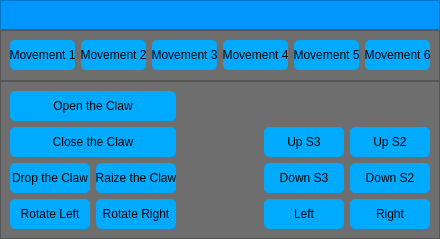
<?xml version="1.0" encoding="UTF-8"?>
<ui version="4.0">
 <class>MainWindow</class>
 <widget class="QMainWindow" name="MainWindow">
  <property name="geometry">
   <rect>
    <x>0</x>
    <y>0</y>
    <width>440</width>
    <height>239</height>
   </rect>
  </property>
  <property name="windowTitle">
   <string>Robotic Arm</string>
  </property>
  <widget class="QWidget" name="centralwidget">
   <layout class="QVBoxLayout" name="verticalLayout">
    <property name="spacing">
     <number>0</number>
    </property>
    <property name="leftMargin">
     <number>0</number>
    </property>
    <property name="topMargin">
     <number>0</number>
    </property>
    <property name="rightMargin">
     <number>0</number>
    </property>
    <property name="bottomMargin">
     <number>0</number>
    </property>
    <item>
     <widget class="QFrame" name="BlueBar">
      <property name="maximumSize">
       <size>
        <width>16777215</width>
        <height>30</height>
       </size>
      </property>
      <property name="styleSheet">
       <string notr="true">background-color: rgb(0, 150, 255);</string>
      </property>
      <property name="frameShape">
       <enum>QFrame::StyledPanel</enum>
      </property>
      <property name="frameShadow">
       <enum>QFrame::Raised</enum>
      </property>
     </widget>
    </item>
    <item>
     <widget class="QFrame" name="Movements">
      <property name="styleSheet">
       <string notr="true">background-color: rgb(110, 110, 110);</string>
      </property>
      <property name="frameShape">
       <enum>QFrame::StyledPanel</enum>
      </property>
      <property name="frameShadow">
       <enum>QFrame::Raised</enum>
      </property>
      <layout class="QGridLayout" name="gridLayout">
       <item row="0" column="0">
        <widget class="QPushButton" name="Movement1">
         <property name="minimumSize">
          <size>
           <width>65</width>
           <height>30</height>
          </size>
         </property>
         <property name="maximumSize">
          <size>
           <width>80</width>
           <height>30</height>
          </size>
         </property>
         <property name="cursor">
          <cursorShape>PointingHandCursor</cursorShape>
         </property>
         <property name="styleSheet">
          <string notr="true">QPushButton {
	background-color: rgb(0, 170, 255);
	border-radius: 5px;
}

QPushButton:hover {
	background-color: rgb(20, 190, 255);
}

QPushButton:pressed {
	background-color: rgb(0, 150, 235);
}</string>
         </property>
         <property name="text">
          <string>Movement 1</string>
         </property>
        </widget>
       </item>
       <item row="0" column="1">
        <widget class="QPushButton" name="Movement2">
         <property name="minimumSize">
          <size>
           <width>65</width>
           <height>30</height>
          </size>
         </property>
         <property name="maximumSize">
          <size>
           <width>80</width>
           <height>30</height>
          </size>
         </property>
         <property name="cursor">
          <cursorShape>PointingHandCursor</cursorShape>
         </property>
         <property name="styleSheet">
          <string notr="true">QPushButton {
	background-color: rgb(0, 170, 255);
	border-radius: 5px;
}

QPushButton:hover {
	background-color: rgb(20, 190, 255);
}

QPushButton:pressed {
	background-color: rgb(0, 150, 235);
}</string>
         </property>
         <property name="text">
          <string>Movement 2</string>
         </property>
        </widget>
       </item>
       <item row="0" column="2">
        <widget class="QPushButton" name="Movement3">
         <property name="minimumSize">
          <size>
           <width>65</width>
           <height>30</height>
          </size>
         </property>
         <property name="maximumSize">
          <size>
           <width>80</width>
           <height>30</height>
          </size>
         </property>
         <property name="cursor">
          <cursorShape>PointingHandCursor</cursorShape>
         </property>
         <property name="styleSheet">
          <string notr="true">QPushButton {
	background-color: rgb(0, 170, 255);
	border-radius: 5px;
}

QPushButton:hover {
	background-color: rgb(20, 190, 255);
}

QPushButton:pressed {
	background-color: rgb(0, 150, 235);
}</string>
         </property>
         <property name="text">
          <string>Movement 3</string>
         </property>
        </widget>
       </item>
       <item row="0" column="3">
        <widget class="QPushButton" name="Movement4">
         <property name="minimumSize">
          <size>
           <width>65</width>
           <height>30</height>
          </size>
         </property>
         <property name="maximumSize">
          <size>
           <width>80</width>
           <height>30</height>
          </size>
         </property>
         <property name="cursor">
          <cursorShape>PointingHandCursor</cursorShape>
         </property>
         <property name="styleSheet">
          <string notr="true">QPushButton {
	background-color: rgb(0, 170, 255);
	border-radius: 5px;
}

QPushButton:hover {
	background-color: rgb(20, 190, 255);
}

QPushButton:pressed {
	background-color: rgb(0, 150, 235);
}</string>
         </property>
         <property name="text">
          <string>Movement 4</string>
         </property>
        </widget>
       </item>
       <item row="0" column="4">
        <widget class="QPushButton" name="Movement5">
         <property name="minimumSize">
          <size>
           <width>65</width>
           <height>30</height>
          </size>
         </property>
         <property name="maximumSize">
          <size>
           <width>80</width>
           <height>30</height>
          </size>
         </property>
         <property name="cursor">
          <cursorShape>PointingHandCursor</cursorShape>
         </property>
         <property name="styleSheet">
          <string notr="true">QPushButton {
	background-color: rgb(0, 170, 255);
	border-radius: 5px;
}

QPushButton:hover {
	background-color: rgb(20, 190, 255);
}

QPushButton:pressed {
	background-color: rgb(0, 150, 235);
}</string>
         </property>
         <property name="text">
          <string>Movement 5</string>
         </property>
        </widget>
       </item>
       <item row="0" column="5">
        <widget class="QPushButton" name="Movement6">
         <property name="minimumSize">
          <size>
           <width>65</width>
           <height>30</height>
          </size>
         </property>
         <property name="maximumSize">
          <size>
           <width>80</width>
           <height>30</height>
          </size>
         </property>
         <property name="cursor">
          <cursorShape>PointingHandCursor</cursorShape>
         </property>
         <property name="styleSheet">
          <string notr="true">QPushButton {
	background-color: rgb(0, 170, 255);
	border-radius: 5px;
}

QPushButton:hover {
	background-color: rgb(20, 190, 255);
}

QPushButton:pressed {
	background-color: rgb(0, 150, 235);
}</string>
         </property>
         <property name="text">
          <string>Movement 6</string>
         </property>
        </widget>
       </item>
      </layout>
     </widget>
    </item>
    <item>
     <widget class="QFrame" name="Controls">
      <property name="styleSheet">
       <string notr="true">background-color: rgb(110, 110, 110);</string>
      </property>
      <property name="frameShape">
       <enum>QFrame::StyledPanel</enum>
      </property>
      <property name="frameShadow">
       <enum>QFrame::Raised</enum>
      </property>
      <layout class="QGridLayout" name="gridLayout_2">
       <item row="0" column="0" colspan="3">
        <widget class="QPushButton" name="OpenTheClaw">
         <property name="minimumSize">
          <size>
           <width>0</width>
           <height>30</height>
          </size>
         </property>
         <property name="maximumSize">
          <size>
           <width>166</width>
           <height>30</height>
          </size>
         </property>
         <property name="cursor">
          <cursorShape>PointingHandCursor</cursorShape>
         </property>
         <property name="styleSheet">
          <string notr="true">QPushButton {
	background-color: rgb(0, 170, 255);
	border-radius: 5px;
}

QPushButton:hover {
	background-color: rgb(20, 190, 255);
}

QPushButton:pressed {
	background-color: rgb(0, 150, 235);
}</string>
         </property>
         <property name="text">
          <string>Open the Claw</string>
         </property>
        </widget>
       </item>
       <item row="1" column="0" colspan="3">
        <widget class="QPushButton" name="CloseTheClaw">
         <property name="minimumSize">
          <size>
           <width>0</width>
           <height>30</height>
          </size>
         </property>
         <property name="maximumSize">
          <size>
           <width>166</width>
           <height>30</height>
          </size>
         </property>
         <property name="cursor">
          <cursorShape>PointingHandCursor</cursorShape>
         </property>
         <property name="styleSheet">
          <string notr="true">QPushButton {
	background-color: rgb(0, 170, 255);
	border-radius: 5px;
}

QPushButton:hover {
	background-color: rgb(20, 190, 255);
}

QPushButton:pressed {
	background-color: rgb(0, 150, 235);
}</string>
         </property>
         <property name="text">
          <string>Close the Claw</string>
         </property>
        </widget>
       </item>
       <item row="2" column="1" colspan="2">
        <widget class="QPushButton" name="RaizeTheClaw">
         <property name="minimumSize">
          <size>
           <width>0</width>
           <height>30</height>
          </size>
         </property>
         <property name="maximumSize">
          <size>
           <width>80</width>
           <height>30</height>
          </size>
         </property>
         <property name="cursor">
          <cursorShape>PointingHandCursor</cursorShape>
         </property>
         <property name="styleSheet">
          <string notr="true">QPushButton {
	background-color: rgb(0, 170, 255);
	border-radius: 5px;
}

QPushButton:hover {
	background-color: rgb(20, 190, 255);
}

QPushButton:pressed {
	background-color: rgb(0, 150, 235);
}</string>
         </property>
         <property name="text">
          <string>Raize the Claw</string>
         </property>
        </widget>
       </item>
       <item row="1" column="3">
        <widget class="QPushButton" name="UpS3">
         <property name="minimumSize">
          <size>
           <width>80</width>
           <height>30</height>
          </size>
         </property>
         <property name="maximumSize">
          <size>
           <width>80</width>
           <height>30</height>
          </size>
         </property>
         <property name="cursor">
          <cursorShape>PointingHandCursor</cursorShape>
         </property>
         <property name="styleSheet">
          <string notr="true">QPushButton {
	background-color: rgb(0, 170, 255);
	border-radius: 5px;
}

QPushButton:hover {
	background-color: rgb(20, 190, 255);
}

QPushButton:pressed {
	background-color: rgb(0, 150, 235);
}</string>
         </property>
         <property name="text">
          <string>Up S3</string>
         </property>
        </widget>
       </item>
       <item row="2" column="4">
        <widget class="QPushButton" name="DownS2">
         <property name="minimumSize">
          <size>
           <width>80</width>
           <height>30</height>
          </size>
         </property>
         <property name="maximumSize">
          <size>
           <width>80</width>
           <height>30</height>
          </size>
         </property>
         <property name="cursor">
          <cursorShape>PointingHandCursor</cursorShape>
         </property>
         <property name="styleSheet">
          <string notr="true">QPushButton {
	background-color: rgb(0, 170, 255);
	border-radius: 5px;
}

QPushButton:hover {
	background-color: rgb(20, 190, 255);
}

QPushButton:pressed {
	background-color: rgb(0, 150, 235);
}</string>
         </property>
         <property name="text">
          <string>Down S2</string>
         </property>
        </widget>
       </item>
       <item row="1" column="4">
        <widget class="QPushButton" name="UpS2">
         <property name="minimumSize">
          <size>
           <width>80</width>
           <height>30</height>
          </size>
         </property>
         <property name="maximumSize">
          <size>
           <width>80</width>
           <height>30</height>
          </size>
         </property>
         <property name="cursor">
          <cursorShape>PointingHandCursor</cursorShape>
         </property>
         <property name="styleSheet">
          <string notr="true">QPushButton {
	background-color: rgb(0, 170, 255);
	border-radius: 5px;
}

QPushButton:hover {
	background-color: rgb(20, 190, 255);
}

QPushButton:pressed {
	background-color: rgb(0, 150, 235);
}</string>
         </property>
         <property name="text">
          <string>Up S2</string>
         </property>
        </widget>
       </item>
       <item row="2" column="3">
        <widget class="QPushButton" name="DownS3">
         <property name="minimumSize">
          <size>
           <width>80</width>
           <height>30</height>
          </size>
         </property>
         <property name="maximumSize">
          <size>
           <width>80</width>
           <height>30</height>
          </size>
         </property>
         <property name="cursor">
          <cursorShape>PointingHandCursor</cursorShape>
         </property>
         <property name="styleSheet">
          <string notr="true">QPushButton {
	background-color: rgb(0, 170, 255);
	border-radius: 5px;
}

QPushButton:hover {
	background-color: rgb(20, 190, 255);
}

QPushButton:pressed {
	background-color: rgb(0, 150, 235);
}</string>
         </property>
         <property name="text">
          <string>Down S3</string>
         </property>
        </widget>
       </item>
       <item row="2" column="0">
        <widget class="QPushButton" name="DropTheClaw">
         <property name="minimumSize">
          <size>
           <width>80</width>
           <height>30</height>
          </size>
         </property>
         <property name="maximumSize">
          <size>
           <width>80</width>
           <height>30</height>
          </size>
         </property>
         <property name="cursor">
          <cursorShape>PointingHandCursor</cursorShape>
         </property>
         <property name="styleSheet">
          <string notr="true">QPushButton {
	background-color: rgb(0, 170, 255);
	border-radius: 5px;
}

QPushButton:hover {
	background-color: rgb(20, 190, 255);
}

QPushButton:pressed {
	background-color: rgb(0, 150, 235);
}</string>
         </property>
         <property name="text">
          <string>Drop the Claw</string>
         </property>
        </widget>
       </item>
       <item row="3" column="1">
        <widget class="QPushButton" name="RotateRight">
         <property name="minimumSize">
          <size>
           <width>80</width>
           <height>30</height>
          </size>
         </property>
         <property name="maximumSize">
          <size>
           <width>80</width>
           <height>30</height>
          </size>
         </property>
         <property name="cursor">
          <cursorShape>PointingHandCursor</cursorShape>
         </property>
         <property name="styleSheet">
          <string notr="true">QPushButton {
	background-color: rgb(0, 170, 255);
	border-radius: 5px;
}

QPushButton:hover {
	background-color: rgb(20, 190, 255);
}

QPushButton:pressed {
	background-color: rgb(0, 150, 235);
}</string>
         </property>
         <property name="text">
          <string>Rotate Right</string>
         </property>
        </widget>
       </item>
       <item row="3" column="0">
        <widget class="QPushButton" name="RotateLeft">
         <property name="minimumSize">
          <size>
           <width>80</width>
           <height>30</height>
          </size>
         </property>
         <property name="maximumSize">
          <size>
           <width>80</width>
           <height>30</height>
          </size>
         </property>
         <property name="cursor">
          <cursorShape>PointingHandCursor</cursorShape>
         </property>
         <property name="styleSheet">
          <string notr="true">QPushButton {
	background-color: rgb(0, 170, 255);
	border-radius: 5px;
}

QPushButton:hover {
	background-color: rgb(20, 190, 255);
}

QPushButton:pressed {
	background-color: rgb(0, 150, 235);
}</string>
         </property>
         <property name="text">
          <string>Rotate Left</string>
         </property>
        </widget>
       </item>
       <item row="3" column="3">
        <widget class="QPushButton" name="Left">
         <property name="minimumSize">
          <size>
           <width>80</width>
           <height>30</height>
          </size>
         </property>
         <property name="maximumSize">
          <size>
           <width>80</width>
           <height>30</height>
          </size>
         </property>
         <property name="cursor">
          <cursorShape>PointingHandCursor</cursorShape>
         </property>
         <property name="styleSheet">
          <string notr="true">QPushButton {
	background-color: rgb(0, 170, 255);
	border-radius: 5px;
}

QPushButton:hover {
	background-color: rgb(20, 190, 255);
}

QPushButton:pressed {
	background-color: rgb(0, 150, 235);
}</string>
         </property>
         <property name="text">
          <string>Left</string>
         </property>
        </widget>
       </item>
       <item row="3" column="4">
        <widget class="QPushButton" name="Right">
         <property name="minimumSize">
          <size>
           <width>80</width>
           <height>30</height>
          </size>
         </property>
         <property name="maximumSize">
          <size>
           <width>80</width>
           <height>30</height>
          </size>
         </property>
         <property name="cursor">
          <cursorShape>PointingHandCursor</cursorShape>
         </property>
         <property name="styleSheet">
          <string notr="true">QPushButton {
	background-color: rgb(0, 170, 255);
	border-radius: 5px;
}

QPushButton:hover {
	background-color: rgb(20, 190, 255);
}

QPushButton:pressed {
	background-color: rgb(0, 150, 235);
}</string>
         </property>
         <property name="text">
          <string>Right</string>
         </property>
        </widget>
       </item>
      </layout>
     </widget>
    </item>
   </layout>
  </widget>
  <widget class="QMenuBar" name="menubar">
   <property name="geometry">
    <rect>
     <x>0</x>
     <y>0</y>
     <width>440</width>
     <height>21</height>
    </rect>
   </property>
  </widget>
 </widget>
 <resources/>
 <connections/>
</ui>
